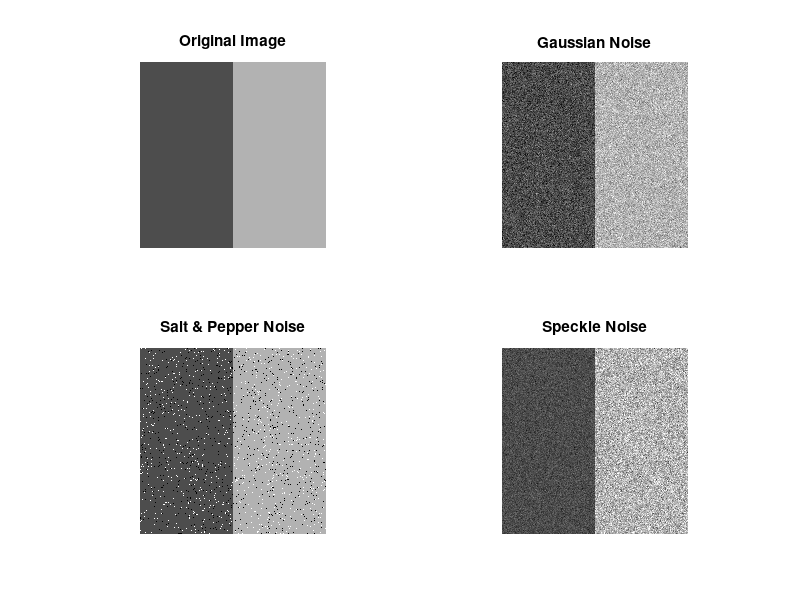
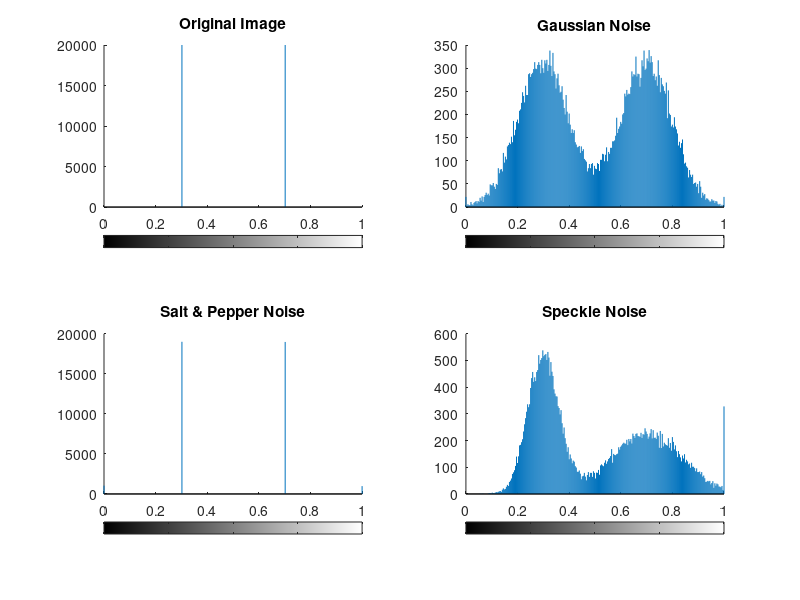

Here is the MATLAB script that generated these plots, in order:
f = [0.3*ones(200,100) 0.7*ones(200,100)];

gaussian = imnoise(f, 'gaussian'); % default mean is 0 and variance is 0.01
salt = imnoise(f, 'salt & pepper'); % default noise density is 0.04
speckle = imnoise(f, 'speckle', 0.04);

figure
subplot(2,2,1), imshow(f), title('Original Image')
subplot(2,2,2), imshow(gaussian), title('Gaussian Noise')
subplot(2,2,3), imshow(salt), title('Salt & Pepper Noise')
subplot(2,2,4), imshow(speckle), title('Speckle Noise')

figure 
subplot(2,2,1), imhist(f), title('Original Image')
subplot(2,2,2), imhist(gaussian), title('Gaussian Noise')
subplot(2,2,3), imhist(salt), title('Salt & Pepper Noise')
subplot(2,2,4), imhist(speckle), title('Speckle Noise')    